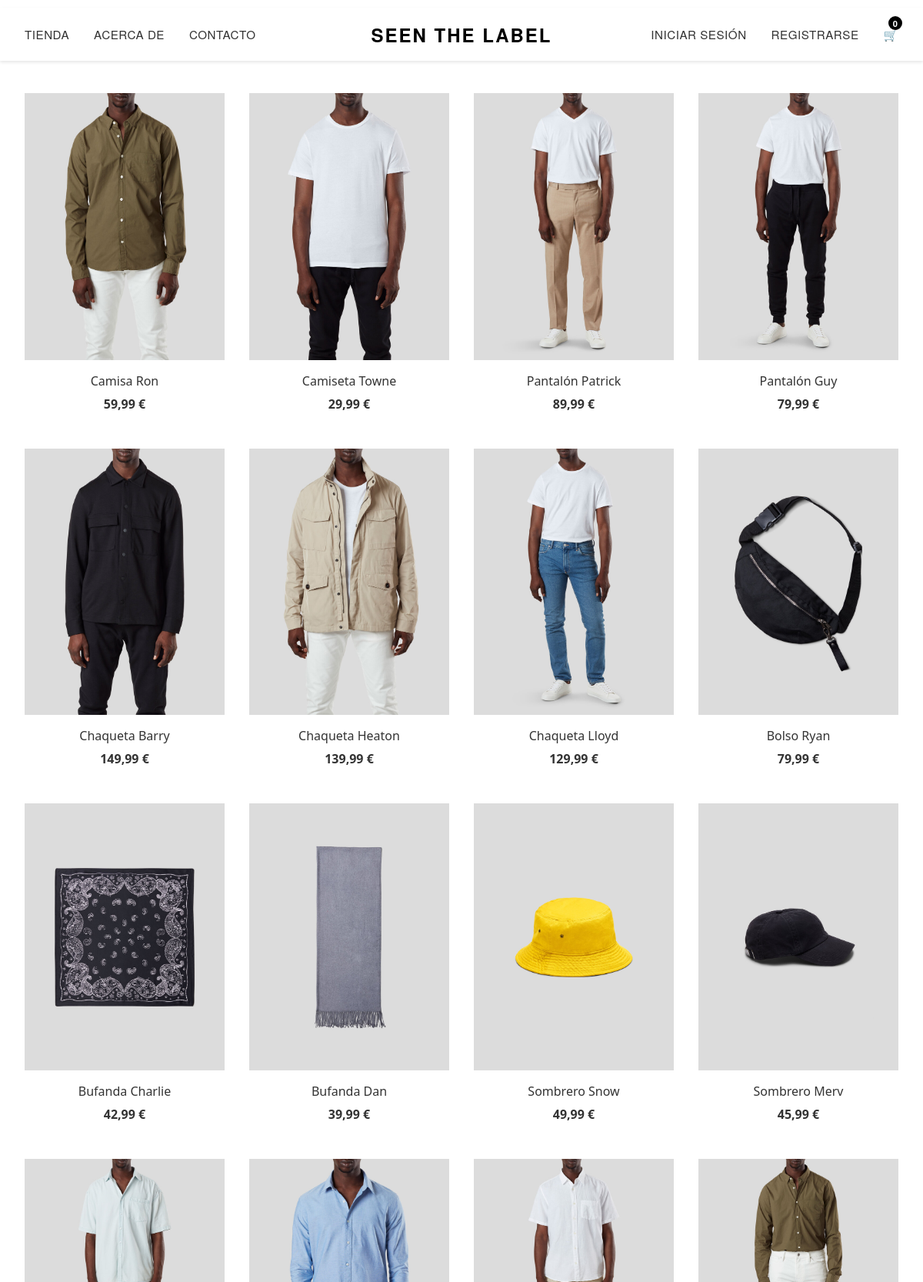
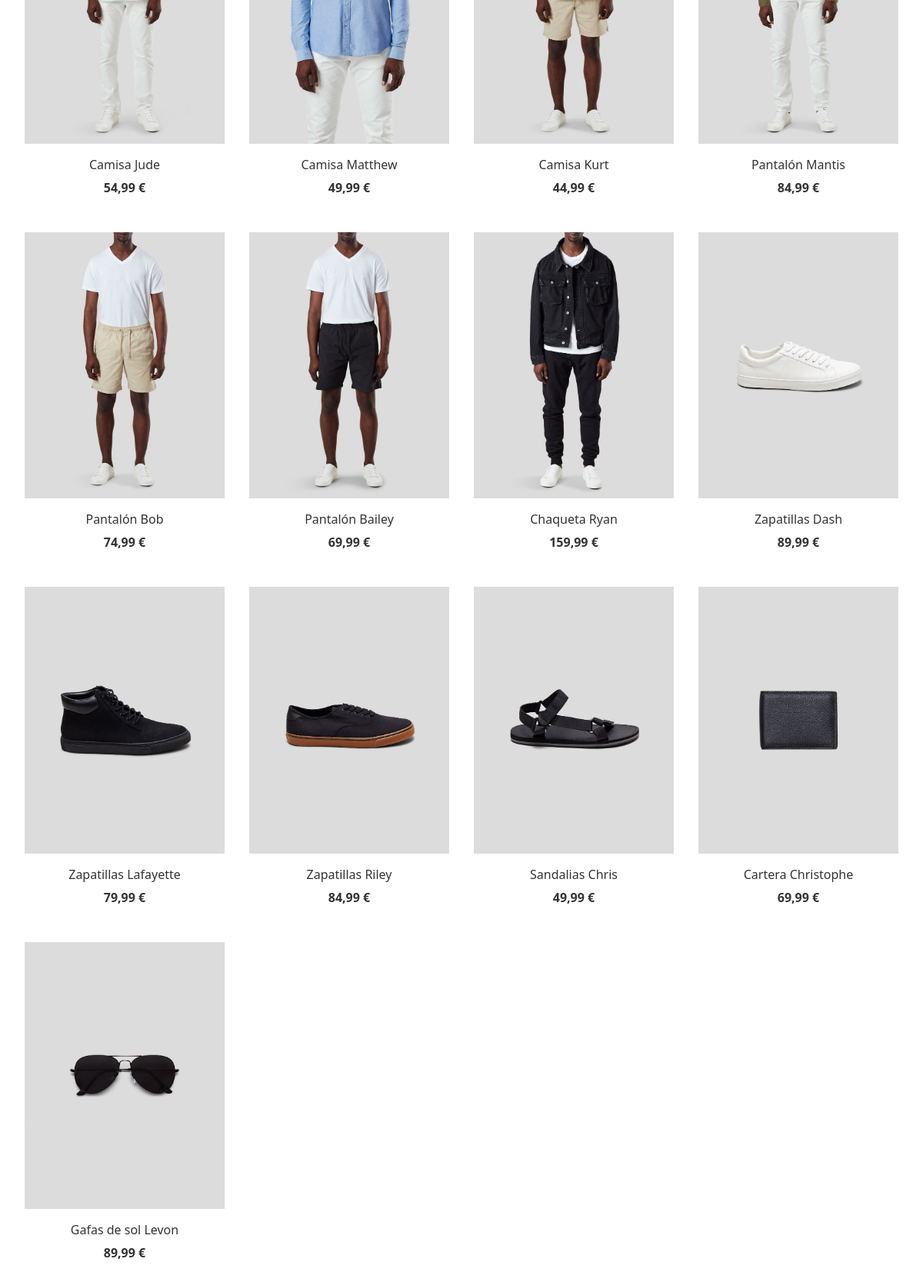
The page /productos.php on the database its author committed (2 pictures, top to bottom).
### tables this page shows
CREATE TABLE productos (
    id INT PRIMARY KEY AUTO_INCREMENT,
    nombre VARCHAR(255) NOT NULL,
    descripcion TEXT,
    precio DECIMAL(10,2) NOT NULL,
    tiene_tallas BOOLEAN DEFAULT FALSE,
    fecha_creacion TIMESTAMP DEFAULT CURRENT_TIMESTAMP,
    fecha_actualizacion TIMESTAMP DEFAULT CURRENT_TIMESTAMP ON UPDATE CURRENT_TIMESTAMP
);

CREATE TABLE imagenes_producto (
    id INT PRIMARY KEY AUTO_INCREMENT,
    producto_id INT NOT NULL,
    url VARCHAR(255) NOT NULL,
    orden INT NOT NULL DEFAULT 0,
    FOREIGN KEY (producto_id) REFERENCES productos(id) ON DELETE CASCADE
);

### includes/carrito.php (called while the page is built, shortened)
<?php
function obtenerCarrito() {
    return $_SESSION['carrito'];
}
?>

### productos.php (the view, shortened to what this page needs)
<?php
require_once 'config/database.php';
$stmt = $conn->query("SELECT p.*,
                     i1.url as imagen_principal,
                     i2.url as imagen_secundaria
                     FROM productos p
                     LEFT JOIN imagenes_producto i1 ON p.id = i1.producto_id AND i1.orden = 1
                     LEFT JOIN imagenes_producto i2 ON p.id = i2.producto_id AND i2.orden = 2
                     ORDER BY p.fecha_creacion DESC");
$productos = $stmt->fetchAll(PDO::FETCH_ASSOC);
?>
<!DOCTYPE html>
<html lang="es">
<head>
    <link rel="stylesheet" href="css/styles.css">
    <link rel="stylesheet" href="css/productos.css">
</head>
<body>
    <?php include 'includes/header.php'; ?>
    <div class="products-grid">
        <?php foreach ($productos as $producto): ?>
        <article class="product">
            <a href="producto.php?id=<?php echo $producto['id']; ?>" class="product-link">
                <div class="product-image">
                    <img src="<?php echo htmlspecialchars($producto['imagen_principal']); ?>"
                         alt="<?php echo htmlspecialchars($producto['nombre']); ?>"
                         class="image-main">
                </div>
                <div class="product-info">
                    <h2 class="product-title"><?php echo htmlspecialchars($producto['nombre']); ?></h2>
                    <div class="price-container">
                        <span class="current-price"><?php echo number_format($producto['precio'], 2, ',', '.'); ?> €</span>
                    </div>
                </div>
            </a>
        </article>
        <?php endforeach; ?>
    </div>
</body>
</html>

### includes/header.php (shortened to what this page needs)
<?php
require_once __DIR__ . '/carrito.php';
$carrito = obtenerCarrito();
$total_items = array_sum(array_column($carrito, 'cantidad'));
?>
<!DOCTYPE html>
<html lang="es">
<head>
    <link rel="stylesheet" href="/css/header.css">
</head>
<body>
    <nav class="nav-container">
        <div class="nav-left">
            <a href="productos.php">Tienda</a>
            <a href="about.php">Acerca de</a>
            <a href="contacto.php">Contacto</a>
        </div>
        <div class="nav-center">
            <a href="productos.php" class="logo">SEEN THE LABEL</a>
        </div>
        <div class="nav-right">
            <?php if (isset($_SESSION['usuario_id'])): ?>
                <a href="perfil.php"><?php echo htmlspecialchars($_SESSION['usuario_nombre']); ?></a>
                <a href="logout.php">Cerrar sesión</a>
            <?php else: ?>
                <a href="login.php">Iniciar sesión</a>
                <a href="registro.php">Registrarse</a>
            <?php endif; ?>
            <a href="carrito.php" class="cart-icon">
                🛒
                <span class="cart-count"><?php echo $total_items; ?></span>
            </a>
        </div>
    </nav>
</body>
</html>

### css/productos.css (style rules this page uses)
.product { position: relative; width: 100%; }
.product-link { text-decoration: none; color: inherit; display: block; }
.product-image { position: relative; width: 100%; padding-bottom: 125%; overflow: hidden; margin-bottom: 1rem; }
.product-image img { position: absolute; top: 0; left: 0; width: 100%; height: 100%; object-fit: cover; transition: opacity 0.3s ease; }
.image-main { opacity: 1; }
.product-info { text-align: center; }
.product-title { font-size: 16px; font-weight: normal; margin: 0 0 10px 0; color: #333; }
.price-container { display: flex; justify-content: center; gap: 10px; margin-bottom: 15px; }
.current-price { color: #000; font-size: 16px; }
.nav-container { display: flex; justify-content: space-between; align-items: center; padding: 20px 40px; margin: 10px 0; }
.nav-left { display: flex; gap: 20px; }
.nav-center { position: absolute; left: 50%; transform: translateX(-50%); }
.nav-right { display: flex; gap: 20px; align-items: center; }
.nav-left a, .nav-right a, .logo { text-decoration: none; color: black; font-size: 14px; }
.logo { font-weight: normal; }
.cart-icon { position: relative; font-size: 20px; }
.cart-count { position: absolute; top: -10px; right: -10px; background: black; color: white; font-size: 12px; width: 16px; height: 16px; border-radius: 50%; display: flex; align-items: center; justify-content: center; }
.products-grid { display: grid; grid-template-columns: repeat(auto-fill, minmax(250px, 1fr)); gap: 2rem; padding: 2rem; max-width: 1400px; margin: 0 auto; }
.product { position: relative; transition: transform 0.3s ease; }
.product-link { text-decoration: none; color: inherit; }
.product-title { font-size: 1rem; margin-bottom: 0.5rem; color: #333; }
.price-container { display: flex; justify-content: center; gap: 0.5rem; align-items: center; }
.current-price { font-weight: bold; color: #333; }
.product { position: relative; }
.product-image { position: relative; aspect-ratio: 3/4; overflow: hidden; }
.image-main, .image-hover { position: absolute; top: 0; left: 0; width: 100%; height: 100%; object-fit: cover; transition: opacity 0.3s ease; }

### css/header.css (style rules this page uses)
.nav-container { background-color: #ffffff; box-shadow: 0 2px 4px rgba(0,0,0,0.1); padding: 1rem 2rem; position: sticky; top: 0; z-index: 1000; display: flex; justify-content: space-between; align-items: center; font-family: 'Helvetica Neue', Arial, sans-serif; }
.nav-center .logo { font-size: 1.5rem; font-weight: 700; color: #000; text-decoration: none; letter-spacing: 2px; transition: color 0.3s ease; }
.nav-left, .nav-right { display: flex; align-items: center; gap: 2rem; }
.nav-left a, .nav-right a { color: #333; text-decoration: none; font-size: 0.95rem; font-weight: 500; text-transform: uppercase; letter-spacing: 0.5px; padding: 0.5rem 0; position: relative; transition: color 0.3s ease; }
.nav-left a::after, .nav-right a::after { content: ''; position: absolute; width: 0; height: 2px; bottom: 0; left: 0; background-color: #000; transition: width 0.3s ease; }
.cart-icon { position: relative; font-size: 1.2rem; text-decoration: none; padding: 0.5rem; transition: transform 0.3s ease; }
.cart-count { position: absolute; top: -5px; right: -5px; background-color: #000; color: #fff; font-size: 0.7rem; font-weight: bold; min-width: 18px; height: 18px; border-radius: 50%; display: flex; align-items: center; justify-content: center; padding: 0 4px; }

### css/color.css (style rules this page uses)
:root { --primary-color: #000; --secondary-color: #fff; --gray-color: #f0f0f0; }

### css/common.css (style rules this page uses)
* { box-sizing: border-box; }
html, body { margin: 0; padding: 0; font-family: 'Segoe UI', Tahoma, Geneva, Verdana, sans-serif; }
a { color: var(--primary-color); text-decoration: none; }

### rows shown on the page
productos: imagenes_producto.url (picture), nombre "Camisa Ron", precio "59,99"
productos: imagenes_producto.url (picture), nombre "Camiseta Towne", precio "29,99"
productos: imagenes_producto.url (picture), nombre "Pantalón Patrick", precio "89,99"
productos: imagenes_producto.url (picture), nombre "Pantalón Guy", precio "79,99"
productos: imagenes_producto.url (picture), nombre "Chaqueta Barry", precio "149,99"
productos: imagenes_producto.url (picture), nombre "Chaqueta Heaton", precio "139,99"
productos: imagenes_producto.url (picture), nombre "Chaqueta Lloyd", precio "129,99"
productos: imagenes_producto.url (picture), nombre "Bolso Ryan", precio "79,99"
productos: imagenes_producto.url (picture), nombre "Bufanda Charlie", precio "42,99"
productos: imagenes_producto.url (picture), nombre "Bufanda Dan", precio "39,99"
productos: imagenes_producto.url (picture), nombre "Sombrero Snow", precio "49,99"
productos: imagenes_producto.url (picture), nombre "Sombrero Merv", precio "45,99"
productos: imagenes_producto.url (picture), nombre "Camisa Jude", precio "54,99"
productos: imagenes_producto.url (picture), nombre "Camisa Matthew", precio "49,99"
productos: imagenes_producto.url (picture), nombre "Camisa Kurt", precio "44,99"
productos: imagenes_producto.url (picture), nombre "Pantalón Mantis", precio "84,99"
productos: imagenes_producto.url (picture), nombre "Pantalón Bob", precio "74,99"
productos: imagenes_producto.url (picture), nombre "Pantalón Bailey", precio "69,99"
productos: imagenes_producto.url (picture), nombre "Chaqueta Ryan", precio "159,99"
productos: imagenes_producto.url (picture), nombre "Zapatillas Dash", precio "89,99"
productos: imagenes_producto.url (picture), nombre "Zapatillas Lafayette", precio "79,99"
productos: imagenes_producto.url (picture), nombre "Zapatillas Riley", precio "84,99"
productos: imagenes_producto.url (picture), nombre "Sandalias Chris", precio "49,99"
productos: imagenes_producto.url (picture), nombre "Cartera Christophe", precio "69,99"
productos: imagenes_producto.url (picture), nombre "Gafas de sol Levon", precio "89,99"

### other values the page prints
$total_items "0"
